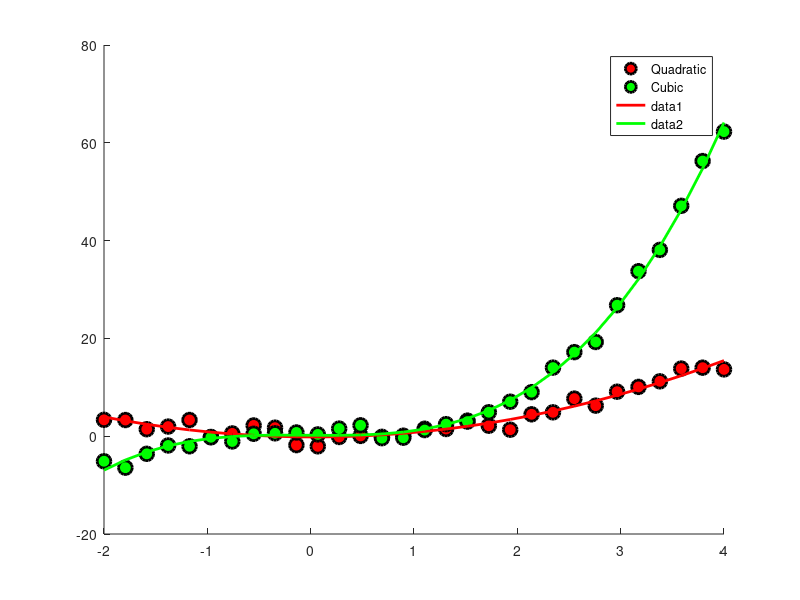
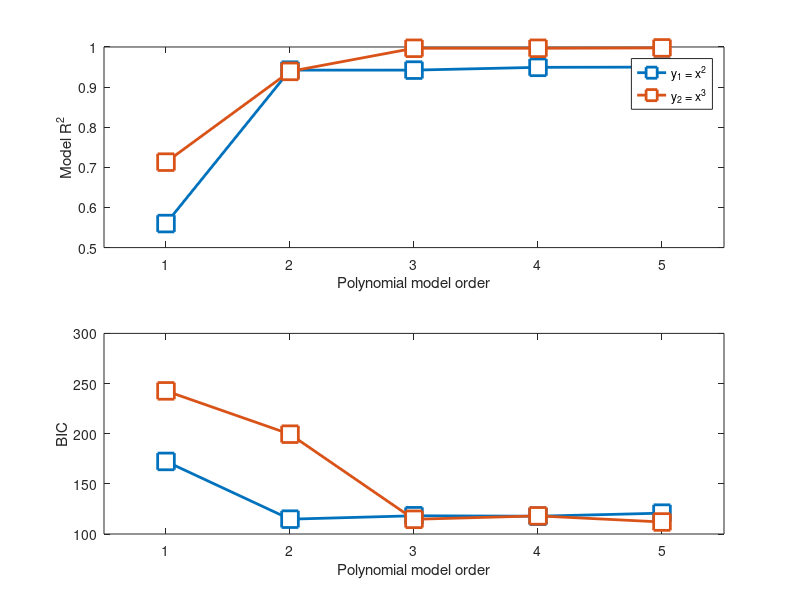

Here is the MATLAB script that generated these plots, in order:
%%
%   COURSE: Master statistics and machine learning: intuition, math, code										
%      URL: udemy.com/course/statsml_x/?couponCode=202006 
% 
%  SECTION: Regression
%    VIDEO: Polynomial regression
% 
%  TEACHER: Mike X Cohen, sincxpress.com
%

%%

% a clear MATLAB workspace is a clear mental workspace
close all; clear; clc
pkg load statistics % load Octave stats package

%% generate the data

n  = 30;
x  = linspace(-2,4,n);
y1 = x.^2 + randn(1,n);
y2 = x.^3 + randn(1,n);

%%% plot the data
figure(1), clf, hold on
plot(x,y1,'ko','markersize',10,'markerfacecolor','r','linewidth',2)
plot(x,y2,'ko','markersize',10,'markerfacecolor','g','linewidth',2)
legend({'Quadratic','Cubic'})

%% now for a polynomial fit

% for y1
pterms = polyfit(x,y1,2);
yHat1 = polyval(pterms,x);
plot(x,yHat1,'r','linewidth',2)

% for y2
pterms = polyfit(x,y2,3);
yHat2 = polyval(pterms,x);
plot(x,yHat2,'g','linewidth',2)

%% compute R2

% compute R2 for several polynomial orders
orders = 1:5;

% output matrices
r2 = zeros(2,length(orders));
sse = zeros(2,length(orders));

% the loop!
for oi=1:length(orders)
    
    % fit the model with oi terms
    pterms = polyfit(x,y1,orders(oi));
    yHat = polyval(pterms,x);
    
    % compute R2
    ss_eta = sum((y1-yHat).^2); % numerator
    ss_tot = sum((y1-mean(y1)).^2); % denominator
    r2(1,oi) = 1 - ss_eta/ss_tot; % R^2
    sse(1,oi) = ss_eta; % store just the SSe for model comparison later
    
    
    %%% repeat for y2
    pterms = polyfit(x,y2,orders(oi));
    yHat = polyval(pterms,x);
    ss_eta = sum((y2-yHat).^2);
    ss_tot = var(y2)*(n-1);
    r2(2,oi) = 1 - ss_eta/ss_tot;
    sse(2,oi) = ss_eta; % store just the SSe for model comparison later
end

% plot the results
figure(2), clf
subplot(211)
plot(orders,r2,'s-','linewidth',2,'markerfacecolor','w','markersize',12)
set(gca,'xlim',[orders(1)-.5 orders(end)+.5],'xtick',orders)
xlabel('Polynomial model order')
ylabel('Model R^2')
legend({'y_1 = x^2';'y_2 = x^3'})


% compute the Bayes Information Criterion
bic = n*log(sse) + orders*log(n);
subplot(212)
plot(orders,bic,'s-','linewidth',2,'markerfacecolor','w','markersize',12)
set(gca,'xlim',[orders(1)-.5 orders(end)+.5],'xtick',orders)
xlabel('Polynomial model order')
ylabel('BIC')
zoom on

%% done.
